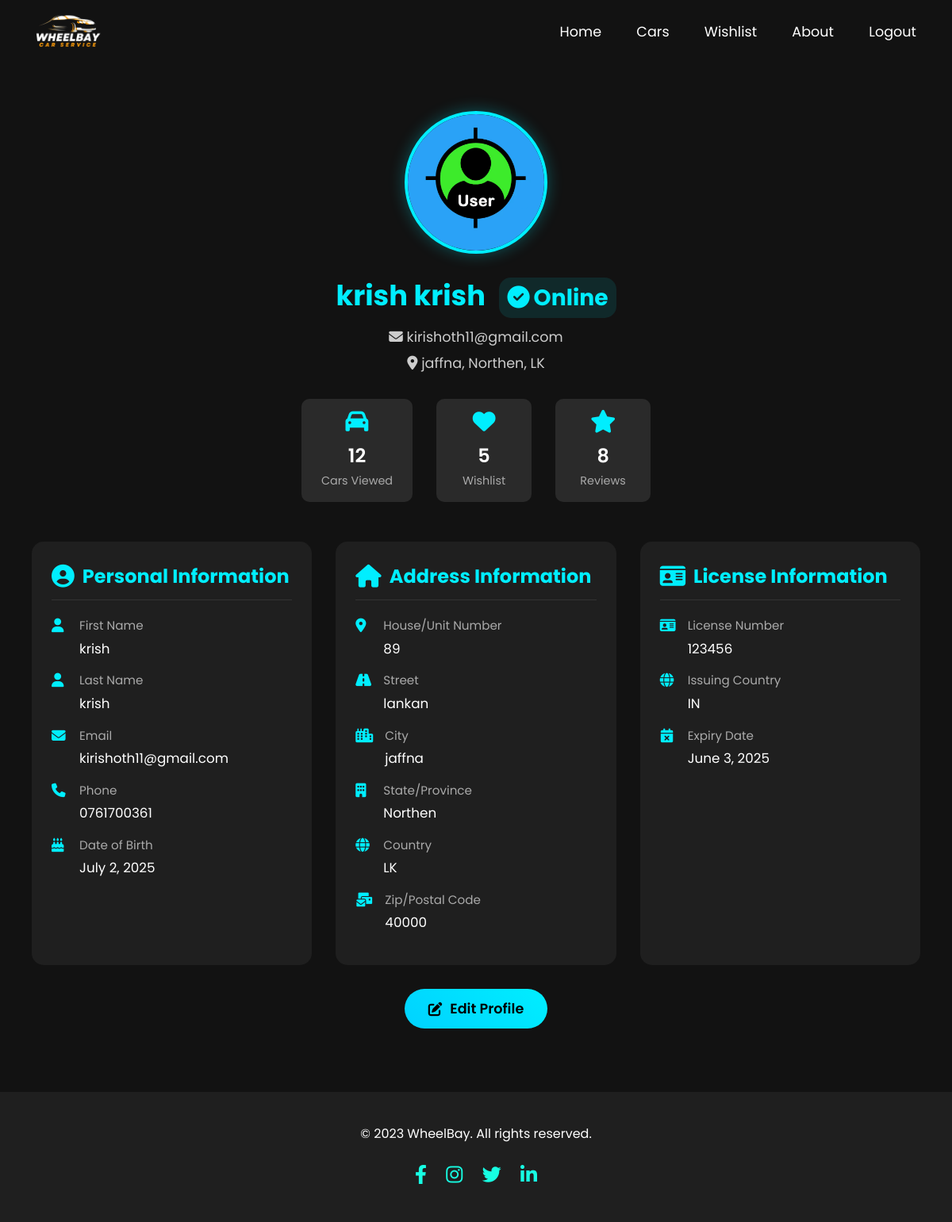
/user.php (signed in), run on the app's committed database.
### tables this page shows
CREATE TABLE `users` (
  `id` int(11) NOT NULL,
  `profile_image` varchar(255) DEFAULT NULL,
  `first_name` varchar(50) NOT NULL,
  `last_name` varchar(50) NOT NULL,
  `email` varchar(100) NOT NULL,
  `password` varchar(255) NOT NULL,
  `phone` varchar(20) NOT NULL,
  `dob` date NOT NULL,
  `house_no` varchar(20) NOT NULL,
  `street` varchar(100) NOT NULL,
  `city` varchar(50) NOT NULL,
  `state` varchar(50) NOT NULL,
  `country` varchar(50) NOT NULL,
  `zip_code` varchar(20) NOT NULL,
  `license_number` varchar(50) NOT NULL,
  `license_country` varchar(50) DEFAULT NULL,
  `license_expiry` date DEFAULT NULL,
  `created_at` timestamp NOT NULL DEFAULT current_timestamp(),
  `updated_at` timestamp NOT NULL DEFAULT current_timestamp() ON UPDATE current_timestamp(),
  `terms_accepted` tinyint(1) DEFAULT 0
);

### user.php (the view, shortened to what this page needs)
<?php
require_once 'php/db_conn.php';
$loggedInUserId = $_SESSION['user_id'];
$firstName = "User";
$lastName = "Profile";
$fullName = "User Profile";
$email = "N/A";
$location = "N/A";
$profileImage = "img/default-user.jpg";
$phone = "N/A";
$licenseNumber = "N/A";
$licenseCountry = "N/A";
$userType = "Online";
$sql = "SELECT first_name, last_name, email, phone, dob, house_no, street, city, state, country, zip_code, license_number, license_country, license_expiry, profile_image FROM users WHERE id = ?";
$stmt = $conn->prepare($sql);
if ($stmt) {
    $stmt->bind_param("i", $loggedInUserId);
    $stmt->execute();
    $result = $stmt->get_result();
    if ($user = $result->fetch_assoc()) {
        $firstName = htmlspecialchars($user['first_name']);
        $lastName = htmlspecialchars($user['last_name']);
        $fullName = $firstName . ' ' . $lastName;
        $email = htmlspecialchars($user['email']);
}
        $locationParts = [];
        if (!empty($user['city'])) $locationParts[] = htmlspecialchars($user['city']);
        if (!empty($user['state'])) $locationParts[] = htmlspecialchars($user['state']);
        if (!empty($user['country'])) $locationParts[] = htmlspecialchars($user['country']);
        $location = implode(', ', $locationParts);
        $profileImage = "img/default-user.jpg";
        $phone = !empty($user['phone']) ? htmlspecialchars($user['phone']) : 'N/A';
        $dob = !empty($user['dob']) ? htmlspecialchars($user['dob']) : 'N/A';
        $displayDob = $dob;
        if ($dob !== 'N/A' && $dobDateObj = DateTime::createFromFormat('Y-m-d', $dob)) {
             $displayDob = $dobDateObj->format('F j, Y');
        } else {
             $rawDob = '';
        }
        $licenseNumber = !empty($user['license_number']) ? htmlspecialchars($user['license_number']) : 'N/A';
        $licenseCountry = !empty($user['license_country']) ? htmlspecialchars($user['license_country']) : 'N/A';
        $licenseExpiry = !empty($user['license_expiry']) ? htmlspecialchars($user['license_expiry']) : 'N/A';
        $displayLicenseExpiry = $licenseExpiry;
        if ($licenseExpiry !== 'N/A' && $licenseExpiryDateObj = DateTime::createFromFormat('Y-m-d', $licenseExpiry)) {
             $displayLicenseExpiry = $licenseExpiryDateObj->format('F j, Y');
        } else {
             $rawLicenseExpiry = '';
        }
    } else {
        error_log("User ID " . $loggedInUserId . " found in session but not in database or wrong type.");
        session_unset();
        session_destroy();
        header("Location: login.php?error=user_data_missing");
        exit();
    }
?>
<!DOCTYPE html>
<html lang="en">
<head>
    <link rel="stylesheet" href="https://cdnjs.cloudflare.com/ajax/libs/font-awesome/6.4.0/css/all.min.css">
</head>
<body class="wheelbay-body">
    <header class="wheelbay-header">
        <img class="wheelbay-logo" src="img/Logo01.png" alt="WheelBay Logo">
        <nav>
            <a href="home.html">Home<span></span></a>
            <a href="cars.html">Cars<span></span></a>
            <a href="wishlist.html">Wishlist<span></span></a>
            <a href="about.html">About<span></span></a>
            <?php if (isset($_SESSION['user_id'])): ?>
                <a href="logout.php">Logout<span></span></a>
            <?php else: ?>
                <a href="login.php">Login<span></span></a>
            <?php endif; ?>
        </nav>
    </header>
    <main class="wheelbay-main">
        <section class="profile-section">
            <img src="<?php echo $profileImage; ?>" alt="Profile Picture" class="profile-picture" id="profile-picture">
            <div class="profile-info">
                <h2><?php echo $fullName; ?> <span class="verification-badge"><i class="fas fa-check-circle"></i><?php echo $userType; ?></span></h2>
                <p><i class="fas fa-envelope"></i> <?php echo $email; ?></p>
                <p><i class="fas fa-map-marker-alt"></i> <?php echo $location; ?></p>
            </div>
            <div class="profile-stats">
                <div class="stat-item" onclick="viewSection('viewed')">
                    <i class="fas fa-car"></i>
                    <div class="stat-number">12</div>
                    <div class="stat-label">Cars Viewed</div>
                </div>
                <div class="stat-item" onclick="viewSection('wishlist')">
                    <i class="fas fa-heart"></i>
                    <div class="stat-number">5</div>
                    <div class="stat-label">Wishlist</div>
                </div>
                <div class="stat-item" onclick="viewSection('reviews')">
                    <i class="fas fa-star"></i>
                    <div class="stat-number">8</div>
                    <div class="stat-label">Reviews</div>
                </div>
            </div>
        </section>
        <div class="profile-details-container">
            <div class="info-section">
                <h3><i class="fas fa-user-circle"></i> Personal Information</h3>
                <div class="info-item">
                    <i class="fas fa-user"></i>
                    <div>
                        <div class="info-label">First Name</div>
                        <div class="info-value"><?php echo $firstName ?: '<span class="not-provided">Not provided</span>'; ?></div>
                    </div>
                </div>
                <div class="info-item">
                    <i class="fas fa-user"></i>
                    <div>
                        <div class="info-label">Last Name</div>
                        <div class="info-value"><?php echo $lastName ?: '<span class="not-provided">Not provided</span>'; ?></div>
                    </div>
                </div>
                <div class="info-item">
                    <i class="fas fa-envelope"></i>
                    <div>
                        <div class="info-label">Email</div>
                        <div class="info-value"><?php echo $email ?: '<span class="not-provided">Not provided</span>'; ?></div>
                    </div>
                </div>
                <div class="info-item">
                    <i class="fas fa-phone"></i>
                    <div>
                        <div class="info-label">Phone</div>
                        <div class="info-value"><?php echo $phone ?: '<span class="not-provided">Not provided</span>'; ?></div>
                    </div>
                </div>
                <div class="info-item">
                    <i class="fas fa-birthday-cake"></i>
                    <div>
                        <div class="info-label">Date of Birth</div>
                        <div class="info-value"><?php echo $displayDob !== 'N/A' ? $displayDob : '<span class="not-provided">Not provided</span>'; ?></div>
                    </div>
                </div>
            </div>
            <div class="info-section">
                <h3><i class="fas fa-home"></i> Address Information</h3>
                <div class="info-item">
                    <i class="fas fa-map-marker-alt"></i>
                    <div>
                        <div class="info-label">House/Unit Number</div>
                        <div class="info-value"><?php echo !empty($user['house_no']) ? htmlspecialchars($user['house_no']) : '<span class="not-provided">Not provided</span>'; ?></div>
                    </div>
                </div>
                <div class="info-item">
                    <i class="fas fa-road"></i>
                    <div>
                        <div class="info-label">Street</div>
                        <div class="info-value"><?php echo !empty($user['street']) ? htmlspecialchars($user['street']) : '<span class="not-provided">Not provided</span>'; ?></div>
                    </div>
                </div>
                <div class="info-item">
                    <i class="fas fa-city"></i>
                    <div>
                        <div class="info-label">City</div>
                        <div class="info-value"><?php echo !empty($user['city']) ? htmlspecialchars($user['city']) : '<span class="not-provided">Not provided</span>'; ?></div>
                    </div>
                </div>
                <div class="info-item">
                    <i class="fas fa-building"></i>
                    <div>
                        <div class="info-label">State/Province</div>
                        <div class="info-value"><?php echo !empty($user['state']) ? htmlspecialchars($user['state']) : '<span class="not-provided">Not provided</span>'; ?></div>
                    </div>
                </div>
                <div class="info-item">
                    <i class="fas fa-globe"></i>
                    <div>
                        <div class="info-label">Country</div>
                        <div class="info-value"><?php echo !empty($user['country']) ? htmlspecialchars($user['country']) : '<span class="not-provided">Not provided</span>'; ?></div>
                    </div>
                </div>
                <div class="info-item">
                    <i class="fas fa-mail-bulk"></i>
                    <div>
                        <div class="info-label">Zip/Postal Code</div>
                        <div class="info-value"><?php echo !empty($user['zip_code']) ? htmlspecialchars($user['zip_code']) : '<span class="not-provided">Not provided</span>'; ?></div>
                    </div>
                </div>
            </div>
            <div class="info-section">
                <h3><i class="fas fa-id-card"></i> License Information</h3>
                <div class="info-item">
                    <i class="fas fa-id-card"></i>
                    <div>
                        <div class="info-label">License Number</div>
                        <div class="info-value"><?php echo $licenseNumber !== 'N/A' ? $licenseNumber : '<span class="not-provided">Not provided</span>'; ?></div>
                    </div>
                </div>
                <div class="info-item">
                    <i class="fas fa-globe"></i>
                    <div>
                        <div class="info-label">Issuing Country</div>
                        <div class="info-value"><?php echo $licenseCountry !== 'N/A' ? $licenseCountry : '<span class="not-provided">Not provided</span>'; ?></div>
                    </div>
                </div>
                <div class="info-item">
                    <i class="fas fa-calendar-times"></i>
                    <div>
                        <div class="info-label">Expiry Date</div>
                        <div class="info-value"><?php echo $displayLicenseExpiry !== 'N/A' ? $displayLicenseExpiry : '<span class="not-provided">Not provided</span>'; ?></div>
                    </div>
                </div>
            </div>
        </div>
        <button class="edit-profile-btn" onclick="openEditModal()">
            <i class="fas fa-edit"></i> Edit Profile
        </button>
    </main>
    <footer class="wheelbay-footer">
        <p>© 2023 WheelBay. All rights reserved.</p>
        <div class="wheelbay-social-links">
            <a href="#" aria-label="Facebook" onclick="Social()"><i class="fab fa-facebook-f"></i></a>
            <a href="#" aria-label="Instagram" onclick="Social()"><i class="fab fa-instagram"></i></a>
            <a href="#" aria-label="Twitter" onclick="Social()"><i class="fab fa-twitter"></i></a>
            <a href="#" aria-label="LinkedIn" onclick="Social()"><i class="fab fa-linkedin-in"></i></a>
        </div>
    </footer>
</body>
</html>

### user.php (style rules this page uses)
* { margin: 0; padding: 0; box-sizing: border-box; font-family: 'Poppins', sans-serif; }
.wheelbay-body { background-color: #121212; color: white; margin: 0; line-height: 1.6; }
.wheelbay-header { position: fixed; top: 0; left: 0; right: 0; z-index: 1000; display: flex; justify-content: space-between; align-items: center; padding: 0 25px; height: 80px; transition: all 0.3s ease; }
.wheelbay-logo { width: 120px; transition: transform 0.3s; }
nav a { position: relative; font-size: 1.1em; color: #fff; text-decoration: none; padding: 6px 20px; transition: .5s; }
.wheelbay-main { padding: 40px; margin-top: 100px; max-width: 1200px; margin-left: auto; margin-right: auto; }
.profile-section { display: flex; flex-direction: column; align-items: center; text-align: center; margin-bottom: 40px; }
.profile-picture { width: 180px; height: 180px; border-radius: 50%; object-fit: cover; border: 4px solid #0ef; margin-bottom: 25px; transition: transform 0.3s, box-shadow 0.3s; cursor: pointer; box-shadow: 0 0 20px rgba(0, 238, 255, 0.3); }
.profile-info h2 { font-size: 2.2em; margin-bottom: 10px; color: #0ef; }
.profile-info p { font-size: 1.1em; color: #ccc; margin-bottom: 5px; }
.profile-stats { display: flex; justify-content: center; gap: 30px; margin-top: 25px; }
.stat-item { background: rgba(255, 255, 255, 0.1); padding: 15px 25px; border-radius: 10px; min-width: 120px; transition: transform 0.3s, background 0.3s; cursor: pointer; }
.stat-item i { font-size: 1.8em; color: #0ef; margin-bottom: 10px; }
.stat-item .stat-number { font-size: 1.5em; font-weight: 600; color: white; }
.stat-item .stat-label { font-size: 0.9em; color: #aaa; }
.edit-profile-btn { background: linear-gradient(45deg, #00d2ff, #0ef); color: black; border: none; padding: 12px 30px; border-radius: 30px; font-size: 1.1em; font-weight: 600; cursor: pointer; margin-top: 30px; transition: transform 0.3s, box-shadow 0.3s; display: flex; align-items: center; gap: 10px; margin-left: auto; margin-right: auto; }
.verification-badge { display: inline-flex; align-items: center; background: rgba(0, 238, 255, 0.1); color: #0ef; padding: 3px 10px; border-radius: 15px; font-size: 0.8em; margin-left: 10px; }
.verification-badge i { margin-right: 5px; }
.wheelbay-footer { background-color: #1f1f1f; color: white; text-align: center; padding: 40px 20px; margin-top: 40px; }
.wheelbay-footer p { margin: 0; }
.wheelbay-social-links { margin-top: 20px; }
.wheelbay-social-links a { margin: 0 10px; font-size: 1.5em; color: #17fee3; transition: color 0.3s; }
.profile-details-container { display: grid; grid-template-columns: repeat(auto-fit, minmax(300px, 1fr)); gap: 30px; margin-top: 50px; }
.info-section { background: #1f1f1f; border-radius: 15px; padding: 25px; transition: transform 0.3s, box-shadow 0.3s; }
.info-section h3 { color: #0ef; margin-bottom: 20px; font-size: 1.5em; display: flex; align-items: center; gap: 10px; border-bottom: 1px solid #333; padding-bottom: 10px; }
.info-section h3 i { font-size: 1.2em; }
.info-item { margin-bottom: 15px; display: flex; align-items: flex-start; }
.info-item i { color: #0ef; margin-right: 15px; margin-top: 3px; font-size: 1.1em; min-width: 20px; }
.info-item .info-label { color: #aaa; font-size: 0.95em; margin-bottom: 3px; }
.info-item .info-value { color: white; font-size: 1.05em; word-break: break-word; }

### data on the page
users: fullName "krish krish", email "kirishoth11@gmail.com", first_name "krish", last_name "krish", phone "0761700361", dob "July 2, 2025", house_no "89", street "lankan", city "jaffna", state "Northen", country "LK", zip_code "40000", license_number "123456", license_country "IN", license_expiry "June 3, 2025"

### other printed values
$userType "Online"
$location "jaffna, Northen, LK"
